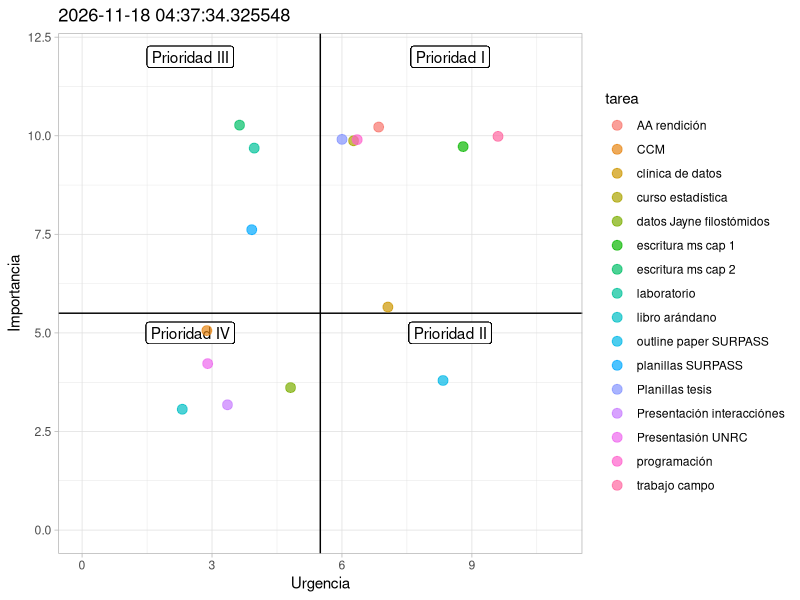

Generate this figure with R:
## ---- chunk 1
knitr::opts_chunk$set(echo = F, warning = F, message = F)
## ---- chunk 2

library(tibble)

# Escala de importancia va de 0 - 10

tareas <- tribble(
     ~ tarea, ~ importancia, ~ urgencia,
     "escritura ms cap 1", 10, 9,
     "trabajo campo", 10, 10,
     "planillas SURPASS", 8, 4,
     "clínica de datos", 6, 7,
     "curso estadística", 10, 6,
     "programación", 10, 6,
     "datos Jayne filostómidos", 4, 5,
     "laboratorio", 10, 4,
     "AA rendición", 10, 7,
     "escritura ms cap 2", 10, 4,
     "Planillas tesis", 10, 6,
     "Presentasión UNRC", 4, 3,
     "CCM", 5, 3,
     "Presentación interacciónes", 3, 3,
     "outline paper SURPASS", 4, 8,
     "libro arándano", 3, 2
)

library(ggplot2)


ggplot(tareas, aes(urgencia, importancia)) +
     xlim(c(0, 11)) + ylim(c(0, 12)) +
        geom_vline(xintercept = mean(1:10)) +
        geom_hline(yintercept = mean(1:10)) +
        geom_label(x = mean(0:5.5), y = 12, label = "Prioridad III") +
        geom_label(x = mean(0:5.5), y = 5, label = "Prioridad IV") +
        geom_label(x = mean(5.5:12), y = 12, label = "Prioridad I") +
        geom_label(x = mean(5.5:12), y = 5, label = "Prioridad II") + 
        geom_jitter(aes(color = tarea), size = 3, alpha = 0.7) + 
        theme_light() +
        labs(x = "Urgencia", y = "Importancia") +
        ggtitle(label = paste(Sys.time()))
        
